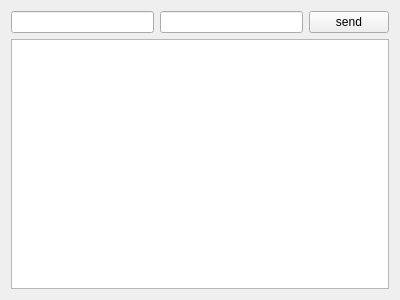
<?xml version="1.0" encoding="UTF-8"?>
<ui version="4.0">
 <class>Widget</class>
 <widget class="QWidget" name="Widget">
  <property name="geometry">
   <rect>
    <x>0</x>
    <y>0</y>
    <width>400</width>
    <height>300</height>
   </rect>
  </property>
  <property name="windowTitle">
   <string>Widget</string>
  </property>
  <layout class="QVBoxLayout" name="verticalLayout">
   <item>
    <layout class="QHBoxLayout" name="horizontalLayout">
     <item>
      <widget class="QLineEdit" name="lineEditParameter"/>
     </item>
     <item>
      <widget class="QLineEdit" name="lineEditValue"/>
     </item>
     <item>
      <widget class="QPushButton" name="pushButton">
       <property name="text">
        <string>send</string>
       </property>
      </widget>
     </item>
    </layout>
   </item>
   <item>
    <widget class="QPlainTextEdit" name="plainTextEdit"/>
   </item>
  </layout>
 </widget>
 <resources/>
 <connections/>
</ui>
